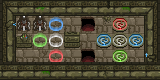

Tiled map render using the project's own tile images. Description and the whole map definition, tile-layer contents included, below:
An orthogonal 10x5 tile map with 16x16 px tiles, 5 tile layers (Environment, Bottom Decoration, Triggers, Objects, ...), 2 tilesets.

<map version="1.0" orientation="orthogonal" renderorder="right-down" width="10" height="5" tilewidth="16" tileheight="16" nextobjectid="4">
 <tileset firstgid="1" name="tilemap" tilewidth="16" tileheight="16" tilecount="64" columns="8">
  <image source="../tileset.png" trans="ffffff" width="128" height="128" />
  <tile id="0">
   <properties>
    <property name="type" value="solid" />
   </properties>
  </tile>
  <tile id="1">
   <properties>
    <property name="type" value="solid" />
   </properties>
  </tile>
  <tile id="2">
   <properties>
    <property name="type" value="solid" />
   </properties>
  </tile>
  <tile id="3">
   <properties>
    <property name="type" value="solid" />
   </properties>
  </tile>
  <tile id="4">
   <properties>
    <property name="type" value="solid" />
   </properties>
  </tile>
  <tile id="6">
   <properties>
    <property name="form" type="int" value="2" />
    <property name="type" value="shifter" />
   </properties>
  </tile>
  <tile id="7">
   <properties>
    <property name="form" type="int" value="1" />
    <property name="type" value="shifter" />
   </properties>
  </tile>
  <tile id="10">
   <properties>
    <property name="type" value="pit" />
   </properties>
  </tile>
  <tile id="11">
   <properties>
    <property name="type" value="altar" />
   </properties>
  </tile>
  <tile id="12">
   <properties>
    <property name="type" value="solid" />
   </properties>
  </tile>
  <tile id="13">
   <properties>
    <property name="form" type="int" value="0" />
    <property name="type" value="goal" />
   </properties>
  </tile>
  <tile id="16">
   <properties>
    <property name="form" type="int" value="0" />
    <property name="type" value="goal" />
   </properties>
  </tile>
  <tile id="17">
   <properties>
    <property name="form" type="int" value="2" />
    <property name="type" value="goal" />
   </properties>
  </tile>
  <tile id="18">
   <properties>
    <property name="form" type="int" value="3" />
    <property name="type" value="goal" />
   </properties>
  </tile>
  <tile id="19">
   <properties>
    <property name="form" type="int" value="1" />
    <property name="type" value="goal" />
   </properties>
  </tile>
  <tile id="24">
   <properties>
    <property name="form" type="int" value="0" />
    <property name="type" value="shifter" />
   </properties>
  </tile>
  <tile id="25">
   <properties>
    <property name="form" type="int" value="2" />
    <property name="type" value="shifter" />
   </properties>
  </tile>
  <tile id="26">
   <properties>
    <property name="form" type="int" value="3" />
    <property name="type" value="shifter" />
   </properties>
  </tile>
  <tile id="27">
   <properties>
    <property name="form" type="int" value="1" />
    <property name="type" value="shifter" />
   </properties>
  </tile>
  <tile id="32">
   <properties>
    <property name="type" value="teleport" />
   </properties>
  </tile>
  <tile id="33">
   <properties>
    <property name="type" value="teleport" />
   </properties>
  </tile>
  <tile id="41">
   <properties>
    <property name="form" type="int" value="0" />
    <property name="type" value="goal" />
   </properties>
  </tile>
 </tileset>
 <tileset firstgid="65" name="sprites" tilewidth="16" tileheight="16" tilecount="64" columns="8">
  <image source="../src/sprites.png" width="128" height="128" />
  <tile id="8">
   <properties>
    <property name="type" value="blot" />
   </properties>
  </tile>
  <tile id="13">
   <properties>
    <property name="type" value="boulder" />
   </properties>
  </tile>
 </tileset>
 <layer name="Environment" width="10" height="5">
  <data encoding="csv">
1,2,2,2,2,2,2,2,2,3,
4,9,9,9,9,9,9,9,9,5,
4,13,9,9,9,9,9,9,9,5,
4,9,9,9,9,9,9,9,9,5,
2,2,2,2,2,2,2,2,2,2
</data>
 </layer>
 <layer name="Bottom Decoration" width="10" height="5">
  <data encoding="csv">
0,0,49,0,0,0,52,50,51,0,
0,0,0,60,0,0,57,0,0,0,
0,59,0,0,0,0,0,0,60,0,
0,0,59,0,0,60,0,0,0,0,
0,0,50,51,0,0,53,0,0,0
</data>
 </layer>
 <layer name="Triggers" width="10" height="5">
  <data encoding="csv">
0,0,0,0,0,0,0,0,0,0,
33,0,0,27,0,11,0,18,0,0,
0,12,28,25,0,0,19,17,19,0,
0,0,0,26,0,11,0,20,0,34,
0,0,0,0,0,0,0,0,0,0
</data>
 </layer>
 <layer name="Objects" width="10" height="5">
  <data encoding="csv">
0,0,0,0,0,0,0,0,0,0,
0,73,73,0,0,0,0,0,0,0,
0,0,0,0,78,0,0,0,0,0,
0,0,0,0,0,0,0,0,0,0,
0,0,0,0,0,0,0,0,0,0
</data>
 </layer>
 <layer name="Top Decoration" width="10" height="5">
  <data encoding="csv">
0,0,0,0,0,0,0,0,0,0,
0,0,0,0,21,0,0,0,0,0,
0,0,0,0,29,0,0,0,0,0,
10,10,10,10,10,10,10,10,10,10,
0,0,0,0,0,0,0,0,0,0
</data>
 </layer>
</map>